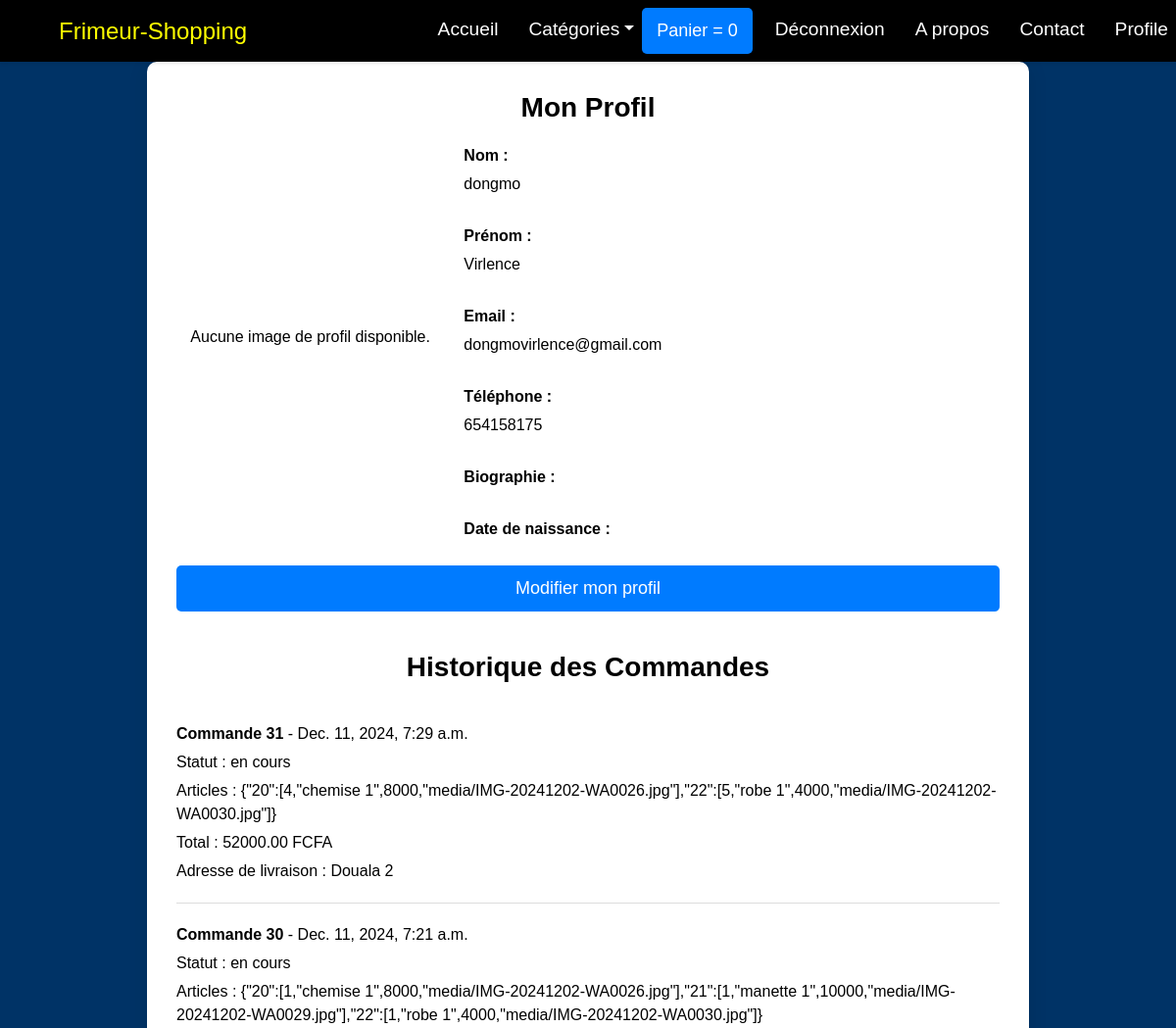
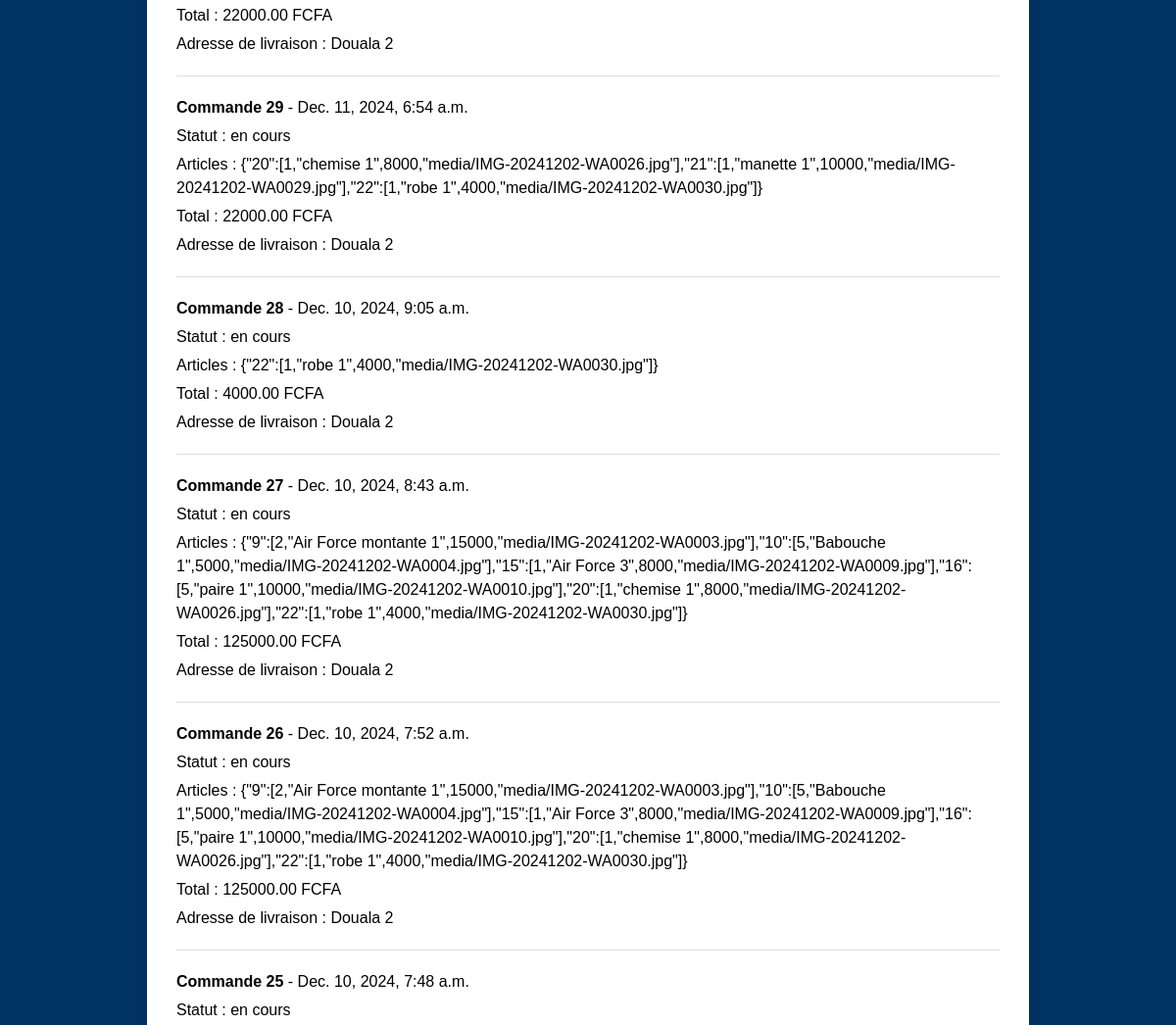
The app's page /Authentification_du_systeme/profile/ (signed in, upper part), older data (2 pictures, top to bottom).
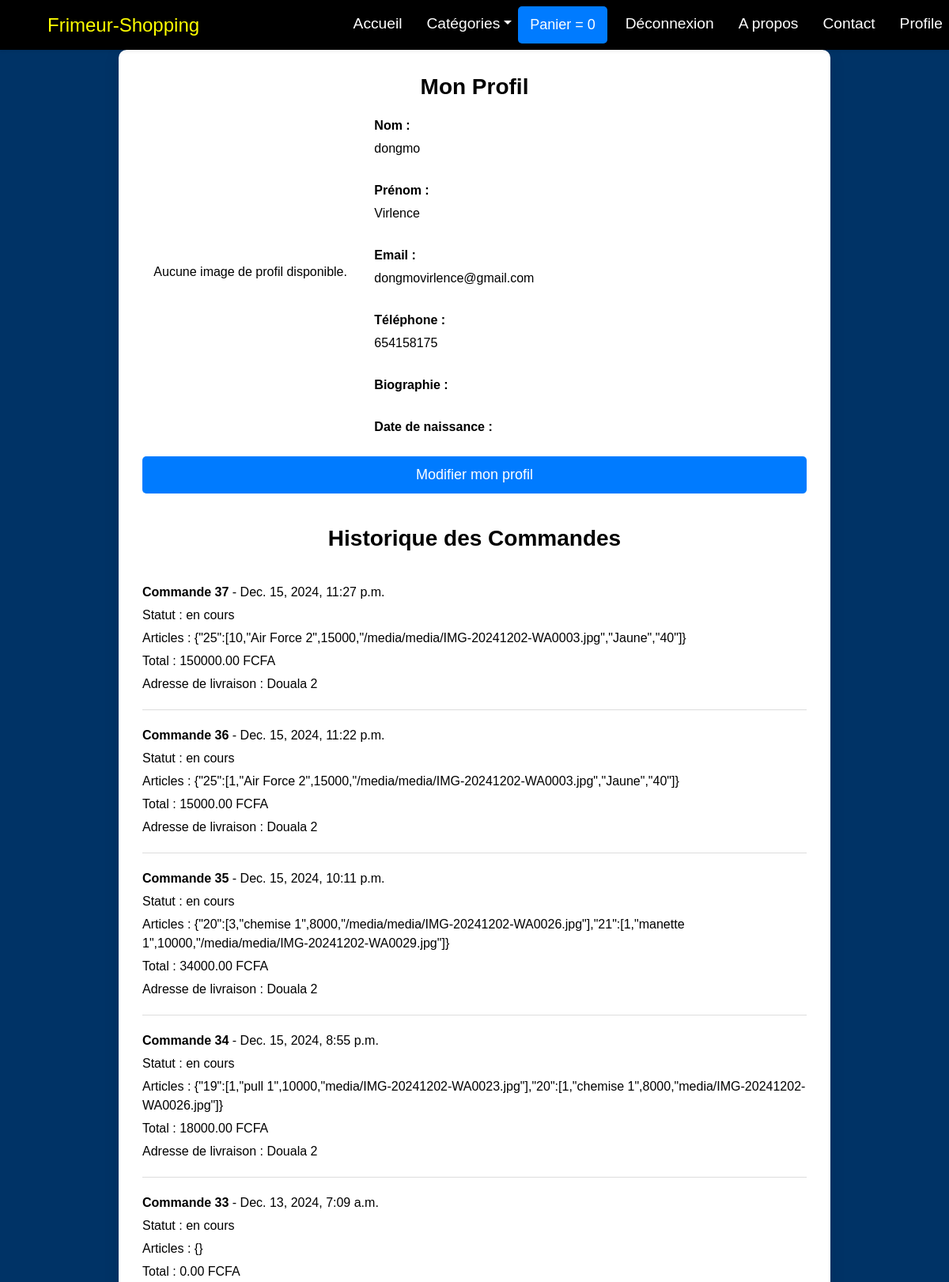
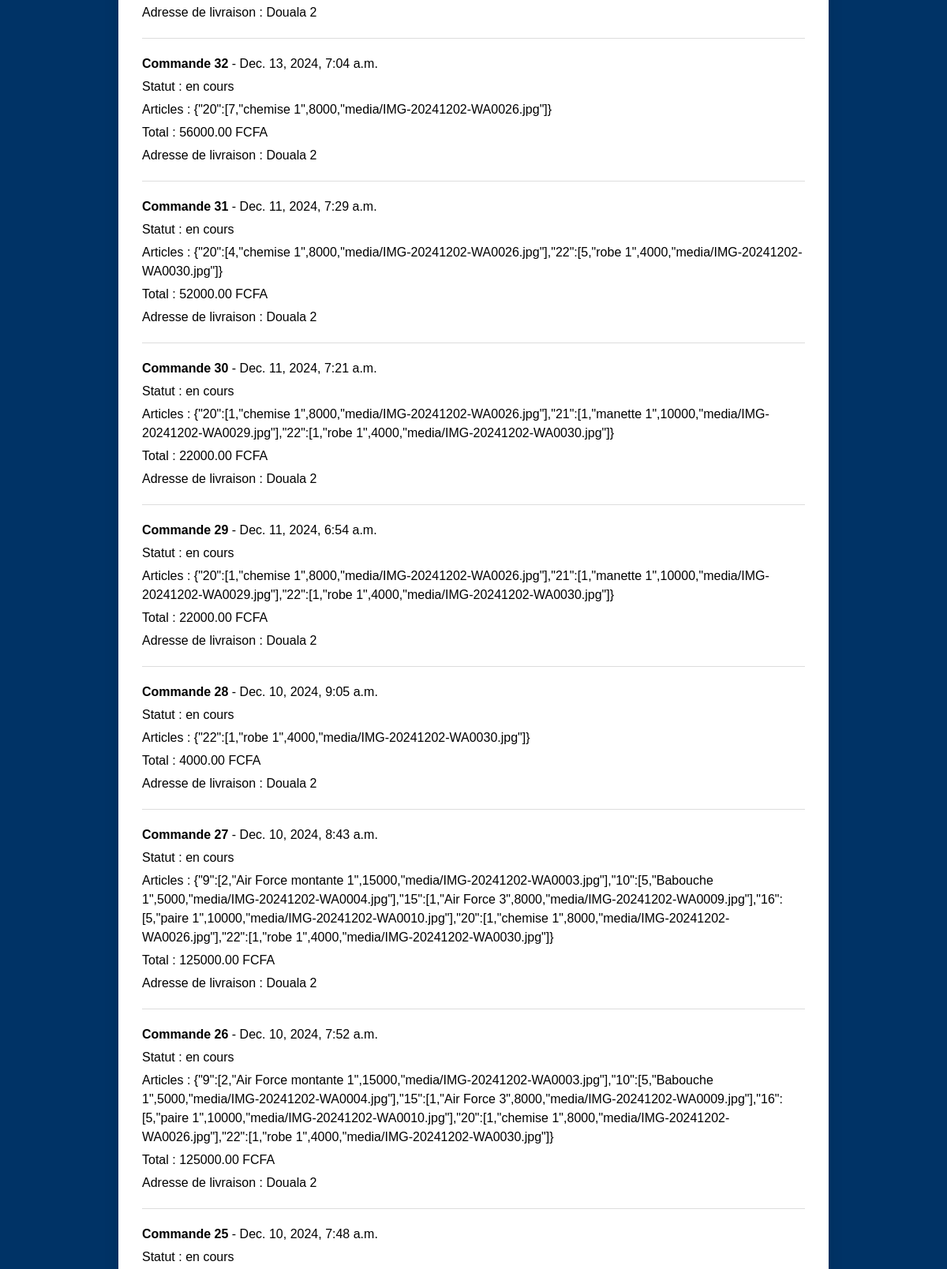
The same page, newer data (2 pictures, top to bottom).
### shop/models.py (models this page shows, shortened)
class Commande(models.Model) :
    STATUS_CHOICES = (
        ('en cours', 'En cours'),
        ('complétée', 'Complétée')
    )
    items = models.CharField(max_length=300)
    total = models.CharField(max_length=300)
    nom = models.CharField(max_length=300)
    email = models.EmailField()
    adresseDeLivraison = models.CharField(max_length=200)
    ville = models.CharField(max_length=200)
    pays = models.CharField(max_length=300)
    date_commande = models.DateTimeField(auto_now=True)
    tel = models.BigIntegerField()
    status = models.CharField(default='en cours', max_length=30)
    user_id = models.ForeignKey(CustomUser, on_delete=models.CASCADE,related_name="commande")
    class Meta :
        ordering = ['-date_commande']

### Authentification_du_systeme/views.py (the view)
# urls.py: path('profile/', views.profile_view, name='profile'),
@login_required(login_url='login_view')
def profile_view(request):
    try:
        profile = request.user.profile
    except Profile.DoesNotExist:
        profile = None
    context = {
        'profile': profile,
        'commandes': Commande.objects.filter(email=request.user.email),
    }
    return render(request, 'profile/profile.html', context)

### Authentification_du_systeme/templates/profile/profile.html (shortened to what this page needs)
{% extends "shop/base.html" %}
{% load static %}
{% block content %}
    <div class="container profile">
        <h1>Mon Profil</h1>
        <div class="profile-header">
            <div class="profile-image">
                {% if profile.profile_image %}
                    <img src="{{ profile.profile_image.url }}" alt="Image de profil">
                {% else %}
                    <p>Aucune image de profil disponible.</p>
                {% endif %}
            </div>
            <div class="profile-info">
                <label for="nom">Nom :</label>
                <p id="nom">{{ request.user.nom }}</p>
                <br>
                <label for="prenom">Prénom :</label>
                <p id="prenom">{{ request.user.prenom }}</p>
                <br>
                <label for="email">Email :</label>
                <p id="email">{{ request.user.email }}</p>
                <br>
                <label for="telephone">Téléphone :</label>
                <p id="telephone">{{ request.user.telephone }}</p>
                <br>
                <label for="bio">Biographie :</label>
                <br>
                <label for="birthday">Date de naissance :</label>
            </div>
        </div>
        <div style="text-align: center; margin-top: 20px;">
            <a href="{% url 'edit_profile' %}" class="btn">Modifier mon profil</a>
        </div>
        <div class="order-history">
            <h1>Historique des Commandes</h1>
            {% if commandes %}
                {% for commande in commandes %}
                <div class="order">
                    <p><strong>Commande {{ commande.id }}</strong> - {{ commande.date_commande }}</p>
                    <p>Statut : {{ commande.status }}</p>
                    <p>Articles : {{ commande.items }}</p>
                    <p>Total : {{ commande.total }}</p>
                    <p>Adresse de livraison : {{ commande.adresseDeLivraison }}</p>
                </div>
                {% endfor %}
            {% else %}
                <p style="text-align: center;">Vous n'avez encore initialisé aucune commande.</p>
            {% endif %}
        </div>
    </div>
{% endblock %}

Row changes from the older to the newer data that the page shows:
added Commande: id "37", date_commande "Dec. 15, 2024, 11:27 p.m.", status "en cours", items "{\"25\":[10,\"Air Force 2\",15000,\"/media/media/IMG-20241202-WA0003.jpg\",\"Jaune\",\"40\"]}", total "150000.00 FCFA", adresseDeLivraison "Douala 2"
added Commande: id "36", date_commande "Dec. 15, 2024, 11:22 p.m.", status "en cours", items "{\"25\":[1,\"Air Force 2\",15000,\"/media/media/IMG-20241202-WA0003.jpg\",\"Jaune\",\"40\"]}", total "15000.00 FCFA", adresseDeLivraison "Douala 2"
added Commande: id "35", date_commande "Dec. 15, 2024, 10:11 p.m.", status "en cours", items "{\"20\":[3,\"chemise 1\",8000,\"/media/media/IMG-20241202-WA0026.jpg\"],\"21\":[1,\"manette 1\",10000,\"/media/media/IMG-20241202-WA0029.jpg\"]}", total "34000.00 FCFA", adresseDeLivraison "Douala 2"
added Commande: id "34", date_commande "Dec. 15, 2024, 8:55 p.m.", status "en cours", items "{\"19\":[1,\"pull 1\",10000,\"media/IMG-20241202-WA0023.jpg\"],\"20\":[1,\"chemise 1\",8000,\"media/IMG-20241202-WA0026.jpg\"]}", total "18000.00 FCFA", adresseDeLivraison "Douala 2"
added Commande: id "33", date_commande "Dec. 13, 2024, 7:09 a.m.", status "en cours", items "{}", total "0.00 FCFA", adresseDeLivraison "Douala 2"
added Commande: id "32", date_commande "Dec. 13, 2024, 7:04 a.m.", status "en cours", items "{\"20\":[7,\"chemise 1\",8000,\"media/IMG-20241202-WA0026.jpg\"]}", total "56000.00 FCFA", adresseDeLivraison "Douala 2"
